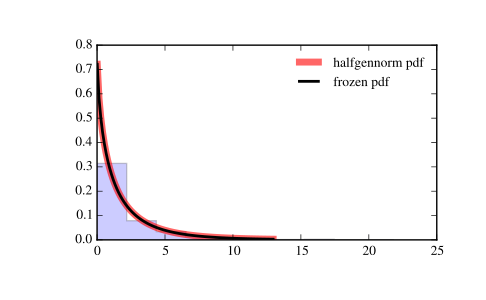

Write the Python code that produced this figure.
from scipy.stats import halfgennorm
import matplotlib.pyplot as plt
fig, ax = plt.subplots(1, 1)

# Calculate a few first moments:

beta = 0.675
mean, var, skew, kurt = halfgennorm.stats(beta, moments='mvsk')

# Display the probability density function (``pdf``):

x = np.linspace(halfgennorm.ppf(0.01, beta),
                halfgennorm.ppf(0.99, beta), 100)
ax.plot(x, halfgennorm.pdf(x, beta),
       'r-', lw=5, alpha=0.6, label='halfgennorm pdf')

# Alternatively, the distribution object can be called (as a function)
# to fix the shape, location and scale parameters. This returns a "frozen"
# RV object holding the given parameters fixed.

# Freeze the distribution and display the frozen ``pdf``:

rv = halfgennorm(beta)
ax.plot(x, rv.pdf(x), 'k-', lw=2, label='frozen pdf')

# Check accuracy of ``cdf`` and ``ppf``:

vals = halfgennorm.ppf([0.001, 0.5, 0.999], beta)
np.allclose([0.001, 0.5, 0.999], halfgennorm.cdf(vals, beta))
# True

# Generate random numbers:

r = halfgennorm.rvs(beta, size=1000)

# And compare the histogram:

ax.hist(r, normed=True, histtype='stepfilled', alpha=0.2)
ax.legend(loc='best', frameon=False)
plt.show()
